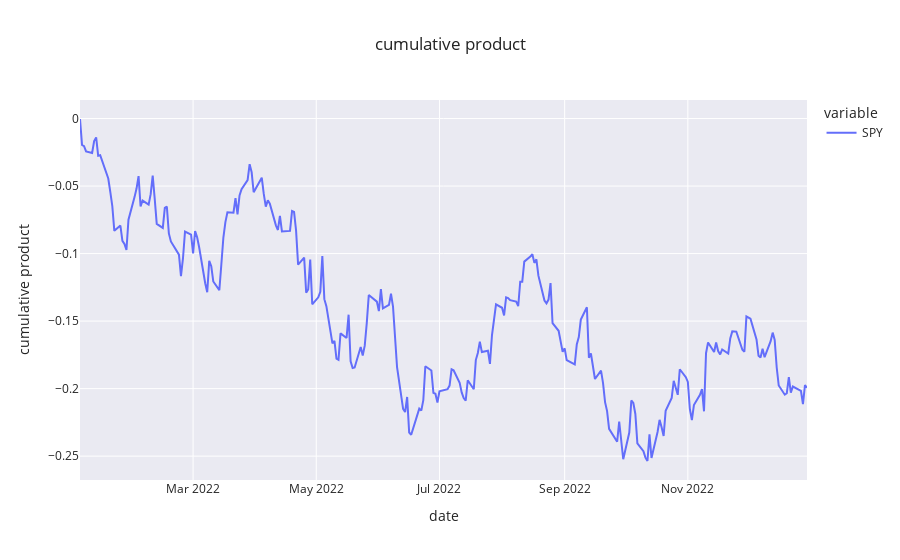

The notebook cell this image was saved under:
### Code cell
plot(spy_cumulative_product, 'date', 'cumulative product', 'cumulative product')

### Figure 1 — Plotly figure (JSON) as saved in the notebook; plotly's stock layout.template omitted (floating-point values rounded to 4 significant figures; data arrays with more than 128 entries replaced by an {"elided": "..."} marker saying what was removed)
{"data": [{"hovertemplate": "variable=SPY<br>Date=%{x}<br>value=%{y}<extra></extra>", "legendgroup": "SPY", "line": {"color": "#636efa", "dash": "solid"}, "marker": {"symbol": "circle"}, "mode": "lines", "name": "SPY", "orientation": "v", "showlegend": true, "type": "scatter", "x": {"elided": "250 str values"}, "xaxis": "x", "y": {"elided": "250 float values"}, "yaxis": "y"}], "layout": {"legend": {"title": {"text": "variable"}, "tracegroupgap": 0}, "showlegend": true, "title": {"text": "cumulative product"}, "xaxis": {"anchor": "y", "domain": [0, 1], "title": {"text": "date"}}, "yaxis": {"anchor": "x", "domain": [0, 1], "title": {"text": "cumulative product"}}}}
